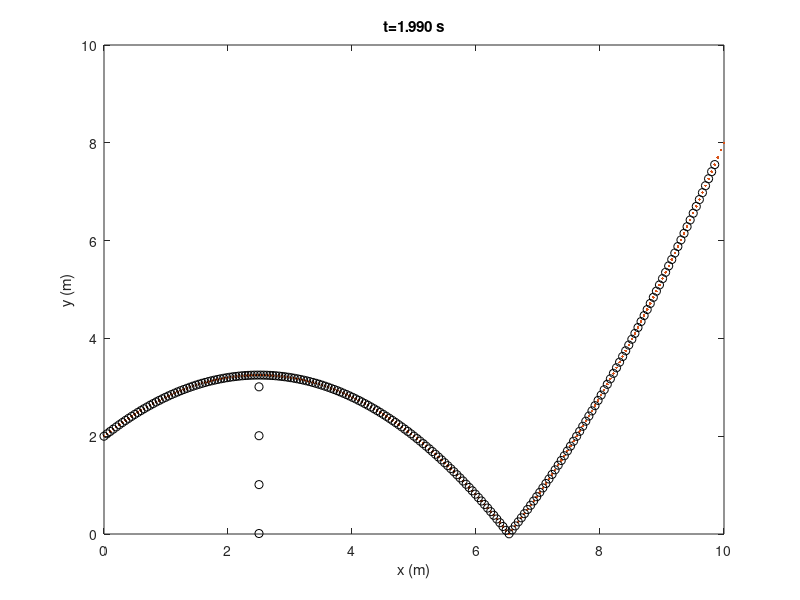

Recreate this plot in MATLAB.
%close all
clear all

g = 9.8;  % m.s2 gravedad
h1 = 2; %m altura inicial

theta = 45; % angulo inicial en grado
vo = 7; %  m.s-1 velocidad inicial
vox = vo*cosd(theta); % proyeccion horizontal cosd() = grado - cos() = rad
voy = vo*sind(theta); % proyeccion vertical

%%vector tiempo de 10 s con 25 imagenes por segundo
dt = 1/100
t = [ 0 : dt : 10 ] % ans 1 251 

%vector x posicion horizontal
 x = vox * t; %%% m.s-1 => m
 y = h1 + voy/vox * x - 1/2 * g / vox^2 * x.^2
 
figure;plot(x,abs(y),'.')
axis([0 10 0 10])
xlabel('x (m)')
ylabel('y (m)')
title(sprintf('vo = %1.1f m.s-1, theta = %1.1f grados',vo,theta))

%canasta
tmax = voy/g;
ymax = h1 + voy*tmax - 1/2*g*(tmax^2)
xmax = vox*tmax

for k = 0.01:ymax
  hold on ; plot(xmax,k,'ok');axis([0 10 0 10]);
  pause(dt)
endfor

%pelicula
tn =  size(t);
plot(x,abs(y),'.');axis([0 10 0 10]);
for i = 1:200
  hold on ; plot(x(i),abs(y(i)),'ok')  
  title(sprintf('t=%1.3f s',t(i)))
  pause(dt)
end

